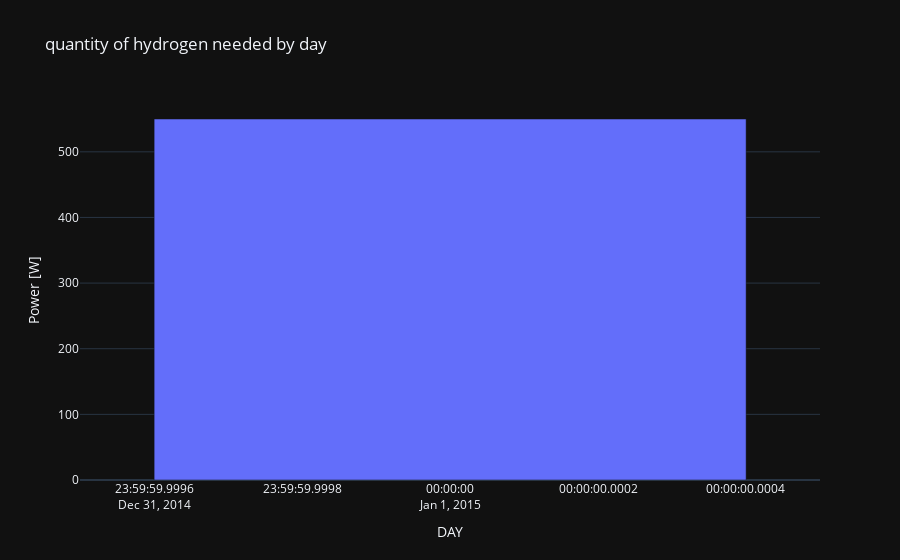

The notebook cell this image was saved under:
### Markdown cell above
DAY

### Code cell
DEMO_DAY = '2015-01-01'
graph_df1=airport_df.loc[airport_df['DATE'] ==DEMO_DAY]
graph_df1=graph_df1.groupby(['DATE'])['DISTANCE'].agg('sum')#/1.55 1 кг - 33.3 кв т
print(graph_df1)
trace_air1= go.Bar(
    x=graph_df1.index,
    y=graph_df1,

)


airfig = go.Figure(data= [trace_air1], layout={'title': 'quantity of hydrogen needed by day', 'xaxis_title':"DAY",'yaxis_title':"Power [W]"})
iplot(airfig, show_link=False)

### Figure 1 — Plotly figure (JSON) as saved in the notebook; plotly's stock layout.template omitted (floating-point values rounded to 4 significant figures)
{"data": [{"x": ["2015-01-01T00:00:00"], "y": [550], "type": "bar"}], "layout": {"title": {"text": "quantity of hydrogen needed by day"}, "xaxis": {"title": {"text": "DAY"}}, "yaxis": {"title": {"text": "Power [W]"}}}}
